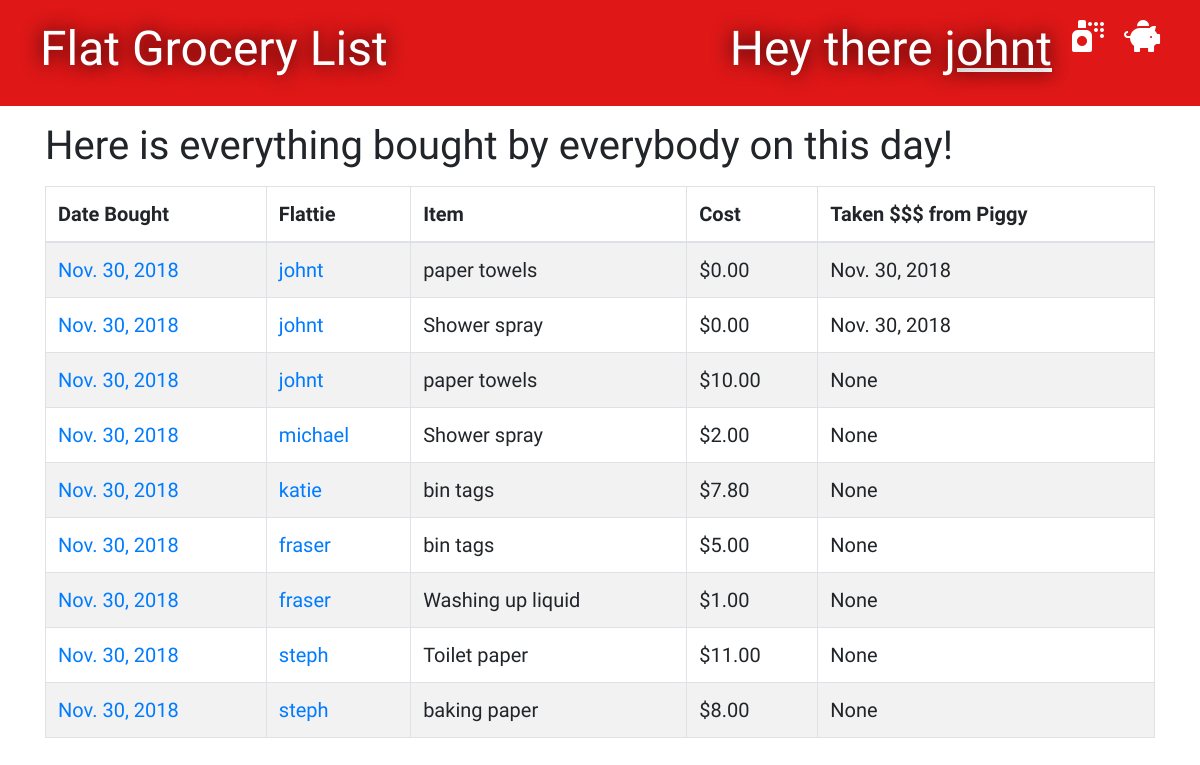
Screenshot of /groceries/2018-11-30/bought_list/ (signed in) with the database file from the repository.
### groceries/models.py (models this page shows, shortened)
class Grocery(models.Model):
    person = models.ForeignKey('auth.User', on_delete=models.CASCADE)
    item = models.CharField(max_length=100)
    cost = models.DecimalField(max_digits=8, decimal_places=2)
    bought_date = models.DateField(default=timezone.now)
    paid_date = models.DateField(blank=True, null=True)

### groceries/views.py (the view)
# urls.py: path('groceries/<bought_date>/bought_list/', views.bought_date_list, name='bought_date_list'),
@ login_required
def bought_date_list(request, bought_date):
    groceries = Grocery.objects.filter(bought_date=bought_date).order_by('person')
    stuff_for_front_end ={'groceries': groceries}
    return render(request, 'groceries/bought_date_list.html', stuff_for_front_end)

### groceries/templates/groceries/bought_date_list.html (shortened to what this page needs)
{% extends 'groceries/base.html' %}
{% block content %}
    <h1>Here is everything bought by everybody on this day!</h1>
    <table id="tablePreview" class="table table-striped table-hover table-bordered">
        <thead>
        <tr>
            <th>Date Bought</th>
            <th>Flattie</th>
            <th>Item</th>
            <th>Cost</th>
            <th>Taken $$$ from Piggy</th>
        </tr>
        </thead>
        <tbody>
            {% for grocery in groceries %}
                <tr>
                    <td><a href="{% url 'bought_date_list' bought_date=grocery.bought_date %}">{{ grocery.bought_date }}</a></td>
                    <td><a href="{% url 'purchaser_list' person_id=grocery.person_id %}">{{ grocery.person }}</a></td>
                    <td>{{ grocery.item }}</td>
                    <td>${{ grocery.cost }}</td>
                    <td>{{ grocery.paid_date }}</td>
                </tr>
            {% endfor %}
        </tbody>
    </table>
{% endblock %}

### groceries/templates/groceries/base.html (shortened to what this page needs)
{% load staticfiles %}
<!DOCTYPE html>
<html lang="en">
<head>
    <link rel="stylesheet" href="https://stackpath.bootstrapcdn.com/bootstrap/4.1.3/css/bootstrap.min.css">
    <link rel="stylesheet" href="{% static 'css/groceries.css' %}">
    <link rel="stylesheet" href="https://use.fontawesome.com/releases/v5.5.0/css/all.css"
>
</head>
<body>
<div class="page-header">
    {% if user.is_authenticated %}
        <a href="{% url 'piggy_page' %}" class="top-menu"><i class="fas fa-piggy-bank fa-2x"></i></a>
        <a href="{% url 'groceries_new' %}" class="top-menu"><i class="fas fa-spray-can fa-2x"></i></a>
        <h1 class="top-menu">Hey there <a href="{% url 'user_purchaser_list' %}"><u>{{ user.username }}</u></a></h1>
    {% endif %}
    <h1><a href="{% url 'grocery_list' %}">Flat Grocery List</a></h1>
</div>
<div class="'content container">
    <div class="'row">
        <div class="'col-md-8">
            {% block content %}
            {% endblock %}
        </div>
    </div>
</div>
</body>
</html>

### groceries/static/css/groceries.css (style rules this page uses)
.page-header { background-color: #DF1717; margin-top: 0; padding: 20px 20px 20px 40px; }
.page-header h1, .page-header h1 a { color: #ffffff; text-shadow: 0 0 20px black; font-size: 36pt; text-decoration: none; }
.table { font-family: 'Indie Flower', cursive; font-size: 15pt; }
h1, h2, h3, h4 { font-family: 'Indie Flower', cursive; }
.top-menu, .top-menu:hover { color: #ffffff; float: right; margin-right: 20px; }

### rows the page displays
Grocery: bought_date "Nov. 30, 2018", person "johnt", item "paper towels", cost "0.00", paid_date "Nov. 30, 2018"
Grocery: bought_date "Nov. 30, 2018", person "johnt", item "Shower spray", cost "0.00", paid_date "Nov. 30, 2018"
Grocery: bought_date "Nov. 30, 2018", person "johnt", item "paper towels", cost "10.00", paid_date "None"
Grocery: bought_date "Nov. 30, 2018", person "michael", item "Shower spray", cost "2.00", paid_date "None"
Grocery: bought_date "Nov. 30, 2018", person "katie", item "bin tags", cost "7.80", paid_date "None"
Grocery: bought_date "Nov. 30, 2018", person "fraser", item "bin tags", cost "5.00", paid_date "None"
Grocery: bought_date "Nov. 30, 2018", person "fraser", item "Washing up liquid", cost "1.00", paid_date "None"
Grocery: bought_date "Nov. 30, 2018", person "steph", item "Toilet paper", cost "11.00", paid_date "None"
Grocery: bought_date "Nov. 30, 2018", person "steph", item "baking paper", cost "8.00", paid_date "None"

### other values shown
{{ user.username }} "johnt"
